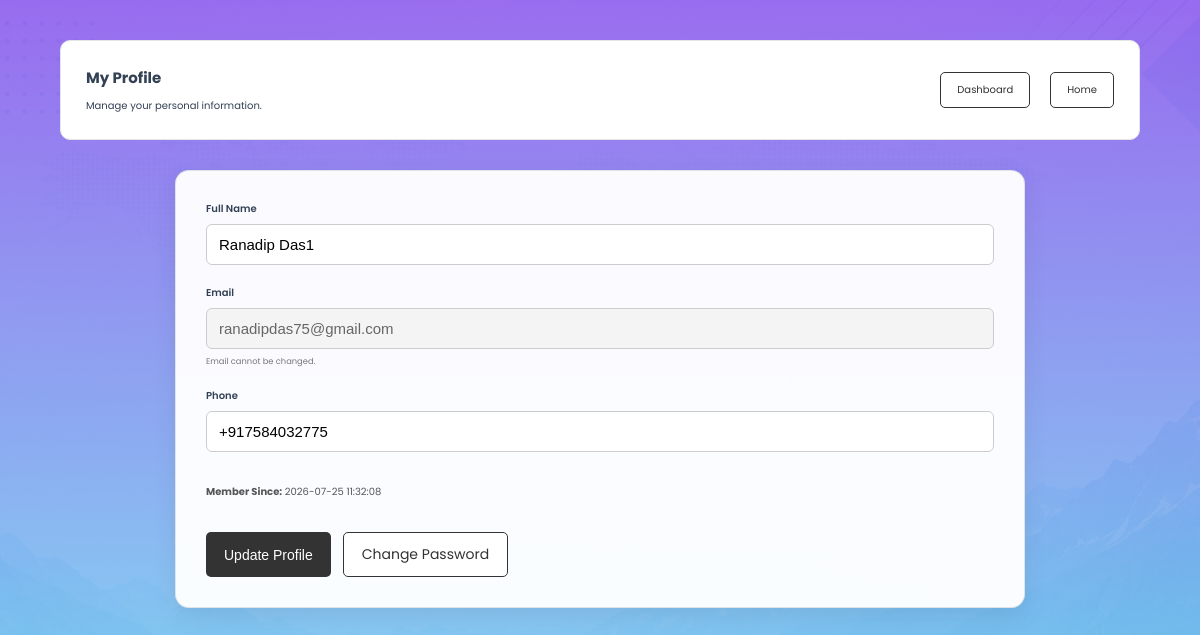
Screenshot of /user/profile.php (signed in) with the database file from the repository.
### tables this page shows
CREATE TABLE `users` (
  `id` int(10) UNSIGNED NOT NULL,
  `full_name` varchar(100) NOT NULL,
  `email` varchar(120) NOT NULL,
  `phone` varchar(20) NOT NULL,
  `password` varchar(255) NOT NULL,
  `role` enum('user','admin') DEFAULT 'user',
  `status` enum('active','inactive') DEFAULT 'active',
  `created_at` timestamp NOT NULL DEFAULT current_timestamp(),
  `updated_at` timestamp NOT NULL DEFAULT current_timestamp() ON UPDATE current_timestamp()
);

### includes/functions.php (called while the page is built, shortened)
<?php
function e($value): string
{
    return htmlspecialchars((string) $value, ENT_QUOTES, 'UTF-8');
}

### user/profile.php (the view, shortened to what this page needs)
<?php
require_once '../config/database.php';
require_once '../includes/functions.php';
$statement = $pdo->prepare(
    "SELECT
        id,
        full_name,
        email,
        phone,
        created_at
     FROM users
     WHERE id = :id
     LIMIT 1"
);
$statement->execute([
    'id' => $_SESSION['user_id']
]);
$user = $statement->fetch();
?>
<!DOCTYPE html>
<html lang="en">
<head>
    <link
        rel="stylesheet"
        href="../assets/css/style.css"
    >
</head>
<body class="user-dashboard-page">
<div class="dashboard-container">
    <div class="dashboard-header">
        <div>
            <h2>My Profile</h2>
            <p>
                Manage your personal information.
            </p>
        </div>
        <div class="dashboard-actions">
            <a
                href="dashboard.php"
                class="dashboard-btn"
            >
                Dashboard
            </a>
            <a
                href="../index.php"
                class="dashboard-btn"
            >
                Home
            </a>
        </div>
    </div>
    <div class="dashboard-section profile-section">
        <form method="POST" class="profile-form">
            <div class="form-group">
                <label for="full_name">
                    Full Name
                </label>
                <input
                    type="text"
                    id="full_name"
                    name="full_name"
                    value="<?= e($user['full_name']) ?>"
                    required
                >
            </div>
            <div class="form-group">
                <label for="email">
                    Email
                </label>
                <input
                    type="email"
                    id="email"
                    value="<?= e($user['email']) ?>"
                    readonly
                >
                <small>
                    Email cannot be changed.
                </small>
            </div>
            <div class="form-group">
                <label for="phone">
                    Phone
                </label>
                <input
                    type="text"
                    id="phone"
                    name="phone"
                    value="<?= e($user['phone'] ?? '') ?>"
                >
            </div>
            <div class="profile-meta">
                <strong>Member Since:</strong>
                <?= e($user['created_at']) ?>
            </div>
            <div class="profile-actions">
                <button
                    type="submit"
                    name="update_profile"
                    class="primary-btn"
                >
                    Update Profile
                </button>
                <a
                    href="change-password.php"
                    class="secondary-btn"
                >
                    Change Password
                </a>
            </div>
        </form>
    </div>
</div>
</body>
</html>

### assets/css/style.css (style rules this page uses)
:root { --primary:#2563eb; --primary-dark:#1d4ed8; --secondary:#0f172a; --accent:#f59e0b; --text:#334155; --text-light:#64748b; --white:#ffffff; --light:#cad6e1; --border:#e2e8f0; --shadow:0 10px 30px rgba(15,23,42,.08); --shadow-hover:0 20px 40px rgba(15,23,42,.12); --radius:18px; --radius-lg:24px; --transition:all .3s ease; }
* { margin:0; padding:0; box-sizing:border-box; }
html { font-size:62.5%; scroll-behavior:smooth; }
body { font-family:'Poppins', sans-serif; background:var(--white); color:var(--text); overflow-x:hidden; line-height:1.6; }
a { text-decoration:none; }
.dashboard-container { justify-content: center; align-items: center; width: 90%; max-width: 1100px; margin: 40px auto; }
.dashboard-header { display: flex; justify-content: space-between; align-items: center; gap: 20px; padding: 25px; margin-bottom: 25px; background: #fff; border: 1px solid #e5e5e5; border-radius: 10px; }
.dashboard-header h2 { margin-bottom: 8px; }
.dashboard-actions { display: flex; align-items: center; gap: 20px; flex-wrap: wrap; align-content: center; }
.dashboard-btn { display: inline-block; padding: 9px 16px; border: 1px solid #333; border-radius: 5px; text-decoration: none; color: #333; }
.dashboard-section { display: flex; justify-content: space-between; align-items: center; gap: 20px; padding: 25px; margin-bottom: 25px; background: #fff; border: 1px solid #e5e5e5; border-radius: 10px; }
.profile-section { width: 100%; max-width: 850px; margin: 30px auto 0; padding: 30px; box-sizing: border-box; background: rgba(255, 255, 255, 0.96); border: 1px solid rgba(220, 225, 230, 0.9); border-radius: 14px; box-shadow: 0 8px 25px rgba(0, 0, 0, 0.07); }
.profile-form { width: 100%; }
.form-group { margin-bottom: 20px; }
.form-group label { display: block; margin-bottom: 7px; font-weight: 600; }
.form-group input { width: 100%; padding: 11px 12px; border: 1px solid #ccc; border-radius: 6px; box-sizing: border-box; font-size: 15px; }
.form-group input[readonly] { background: #f4f4f4; color: #666; }
.form-group small { display: block; margin-top: 6px; color: #777; }
.profile-meta { padding: 12px 0; margin-bottom: 20px; color: #555; }
.profile-actions { display: flex; gap: 12px; flex-wrap: wrap; }
.primary-btn, .secondary-btn { padding: 10px 18px; border-radius: 5px; font-size: 14px; cursor: pointer; text-decoration: none; }
.primary-btn { border: none; background: #333; color: #fff; }
.secondary-btn { border: 1px solid #333; background: #fff; color: #333; }
.user-dashboard-page { min-height: 100vh; background: linear-gradient( rgba(131, 74, 236, 0.8), rgba(99, 225, 241, 0.8) ), url('../images/user-bg.png'); background-size: cover; background-position: center; background-repeat: no-repeat; background-attachment: fixed; }

### rows the page displays
users: full_name "Ranadip Das1", email "ranadipdas75@gmail.com", phone "+917584032775", created_at "2026-07-25 11:32:08"
